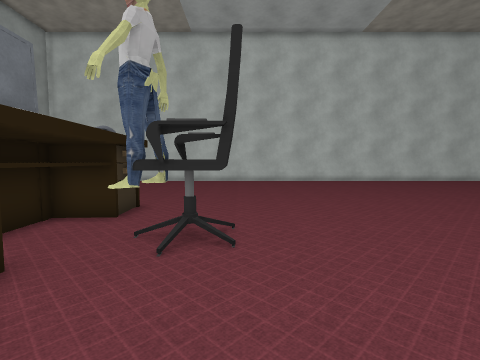
[1] (above)

17 first-person views from a walk through a Unity game level. The camera is 1.5 m above the floor, tilts 4° down and sees 85° across. The floor is counted in squares, 1 m on a side. Each view is taken from the middle of a square. On the plan, view 1 faces up. The plan holds only what a view shows up to about 14 squares ahead; the rest is blank. The place goes on beyond the plan. The player character is not drawn. Some surface patterns are stand-ins.

[2]
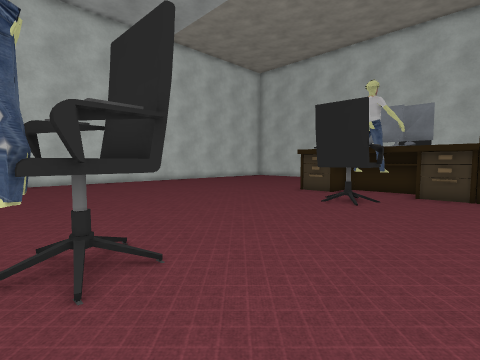

[3]
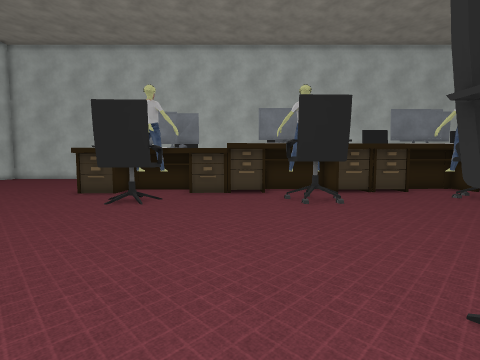

[4]
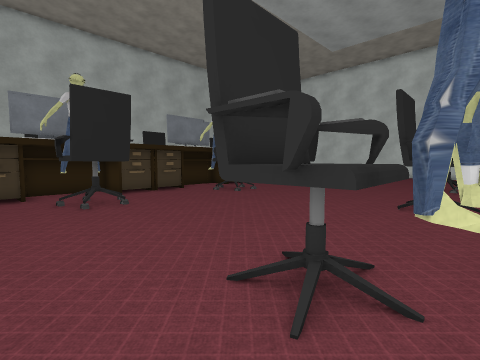

[5]
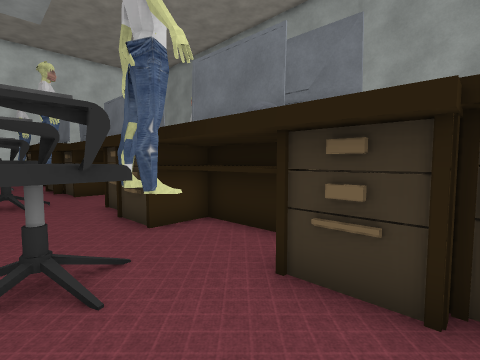

[6]
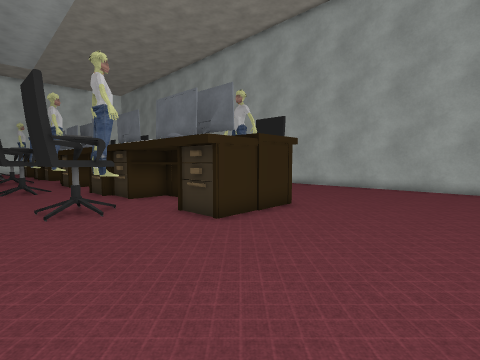

[7]
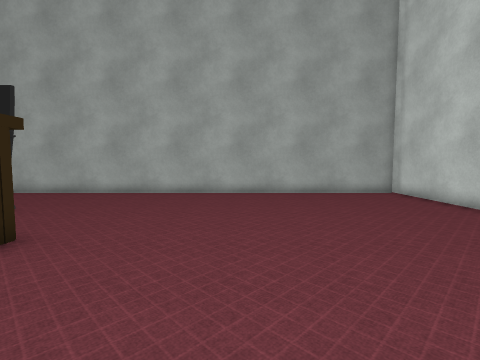

[8]
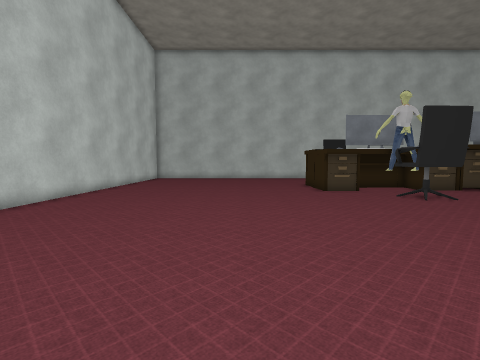

[9]
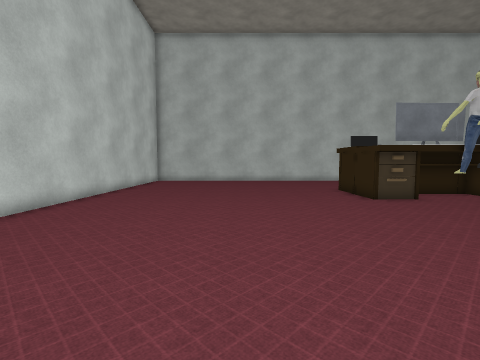

[10]
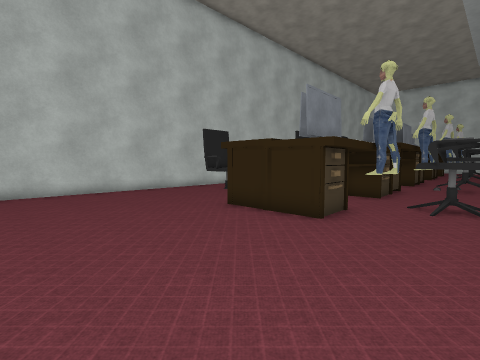

[11]
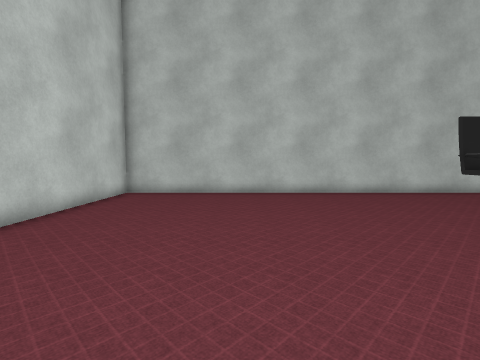

[12]
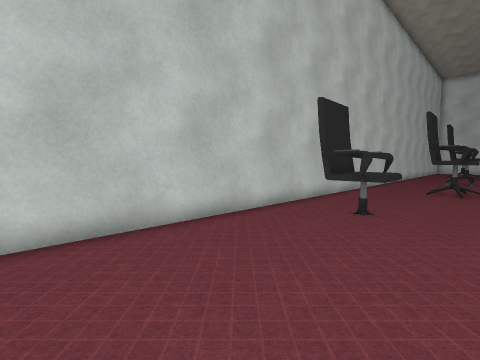

[13]
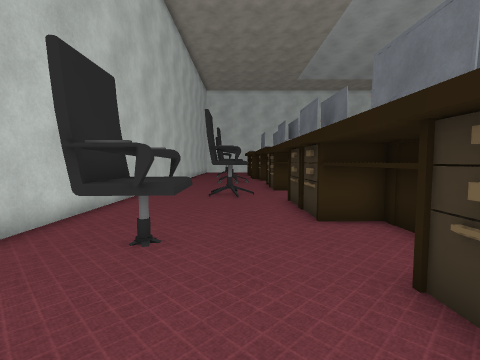

[14]
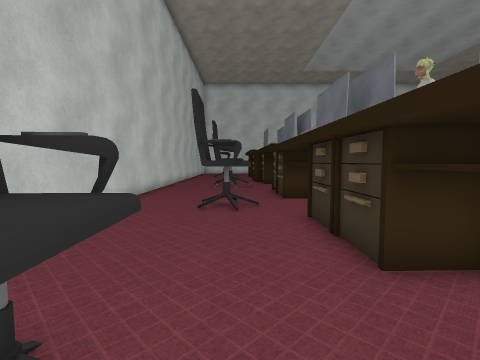

[15]
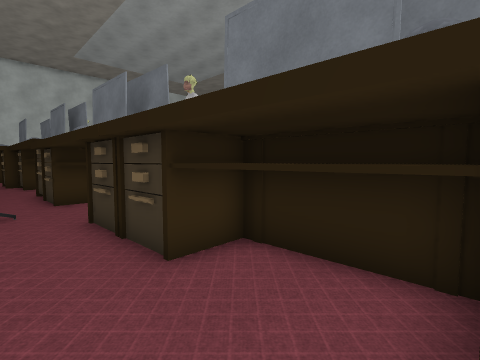

[16]
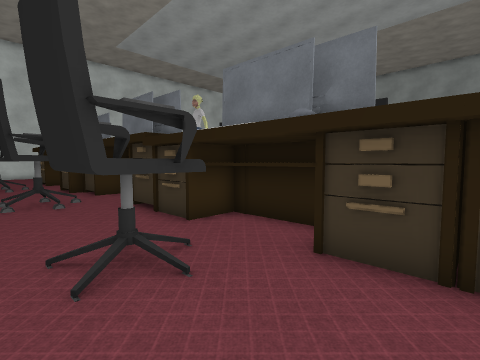

[17]
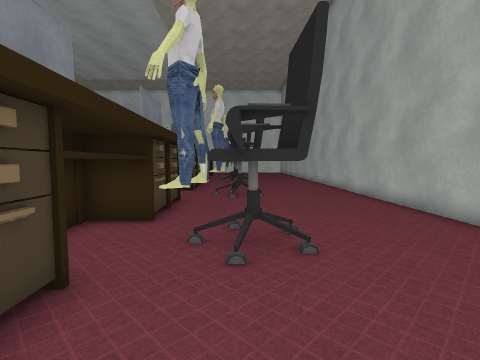

### Floor plan
Key: @ floor where view 1 was taken; # wall or solid block; x gap in a wall; . floor; = window, fence, low wall or low ledge; v drop or lower ground; O other object.
Columns run from 15 left of view 1 to 21 right of it. Each row starts with its distance up from view 1.
 21 v#####              ####=############
 20 x......            .................#
 19 #.......          ..................#
 18 #........        ...................#
 17 #.........     .....................#
 16 #..........    .....................#
 15 #...........  ......................#
 14 #...................................#
 13 #...................................#
 12 #...................................#
 11 #...................................#
 10 #...................................#
  9 #.......OOOO..............OOOO......#
  8 #.......O  OO............OOO O......#
  7 #.......O OOO............OOOOO......#
  6 #....OOOOOOOOOOO......OOOOOOOO..OOO.#
  5 #....OOOOOOOOOOO......OOOOOOOO..OOO.#
  4 #....OOOOOOOOOO........O.OOOOO..OO..#
  3 #.......OOOOO.............OOOO......#
  2 #.......O   O.............O OO......#
  1 #.......O  OO.............OOOO......#
  0 #.......O  OO..@..........OOOO......#
 -1 #....OO .  OOOOO.......OOOOOOO.OO...#
 -2 #....OOO.  OOOOO.......OOO  OO.OO...#
 -3 #....OO..  OO.OO.......OO.  OO.OO...#
 -4 #....  ..O OO.............OOOO......#
 -5              .............O OO......#

Positions as (right, up) in squares from view 1, and headings:
1: (0, 0), facing up
2: (-2, 1), facing up-right
3: (-2, 1), facing right
4: (-2, 1), facing down-right
5: (0, 2), facing down-left
6: (1, 14), facing down-left
7: (-2, 13), facing left
8: (-3, 13), facing right
9: (0, 14), facing right
10: (7, 15), facing down-right
11: (8, 15), facing right
12: (15, 13), facing down-right
13: (16, 10), facing down
14: (16, 7), facing down
15: (16, 7), facing down-left
16: (18, 2), facing down-left
17: (-9, 10), facing down
